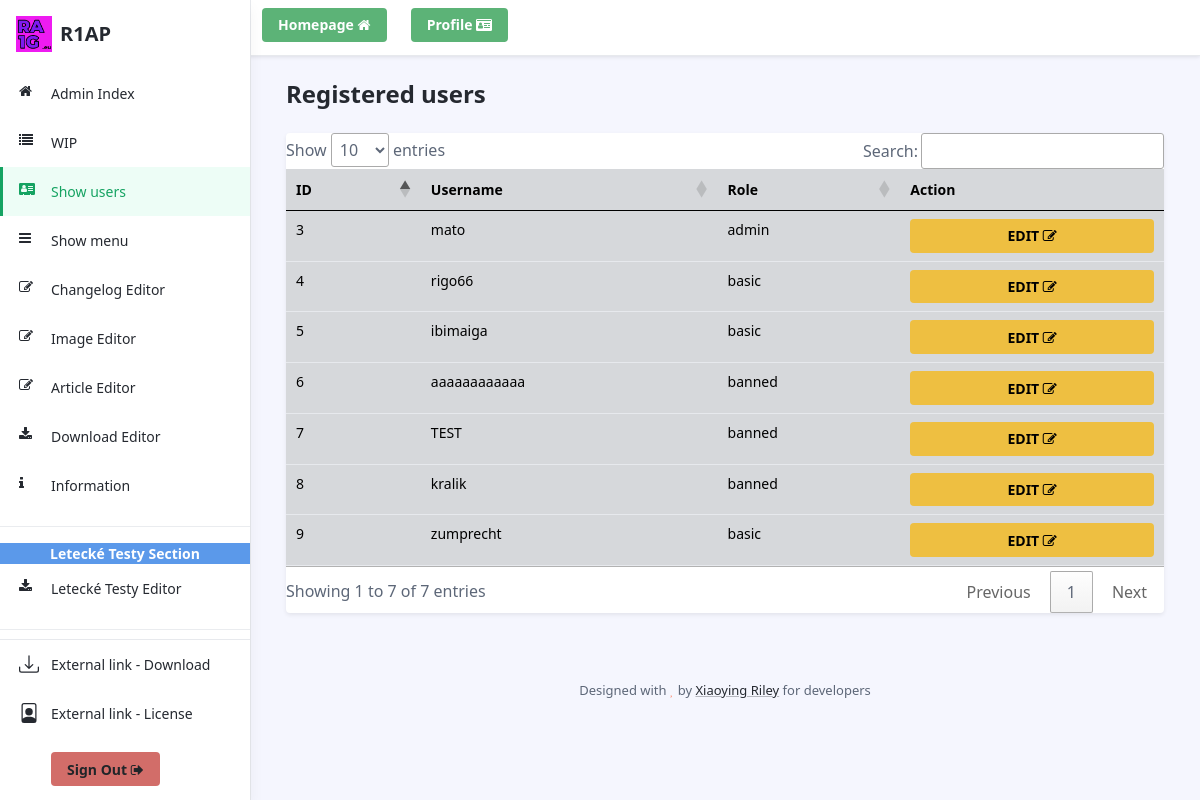
The app's page /adminpanel/userspage.php (signed in) with its own data.
### tables this page shows
CREATE TABLE `users` (
  `userid` int(11) NOT NULL,
  `username` varchar(20) NOT NULL,
  `password` varchar(254) NOT NULL,
  `email` varchar(150) NOT NULL,
  `role` varchar(20) DEFAULT NULL
);

### incl/adminconfig.php (called while the page is built, shortened)
<?php
function getUsers($conn)
{
    $sql = "SELECT userid, username, role FROM users";
    $stmt = $conn->prepare($sql);
    $stmt->execute();
    return $stmt->fetchAll(PDO::FETCH_ASSOC);
}

### adminpanel/userspage.php (the view, shortened to what this page needs)
<?php
include_once("adminheader.php");
require "../incl/adminconfig.php";
$conn = new PDO($dsn, $username, $password, $options);
$rs = getUsers($conn);
?>
<div class="app-wrapper">
    <div class="app-content pt-3 p-md-3 p-lg-4">
        <div class="container-xl">
            <div class="row g-3 mb-4 align-items-center justify-content-between">
                <div class="col-auto">
                    <h1 class="app-page-title mb-0">Registered users</h1>
                </div>
            </div>
            <div class="tab-content" id="orders-table-tab-content">
                <div class="tab-pane fade show active" id="orders-all" role="tabpanel" aria-labelledby="orders-all-tab">
                    <div class="app-card app-card-orders-table shadow-sm mb-5">
                        <div class="app-card-body">
                            <div class="table-responsive">
                                <table class="table table-secondary app-table-hover mb-0 text-left"
                                       id="rolechangetable">
                                    <thead>
                                    <tr>
                                        <th scope="col">ID</th>
                                        <th scope="col">Username</th>
                                        <th scope="col">Role</th>
                                        <th scope="col">Action</th>
                                    </tr>
                                    </thead>
                                    <tbody>
                                    <?php foreach ($rs as $resultuser): ?>
                                        <tr>
                                            <td><?php echo $resultuser['userid']; ?></td>
                                            <td><?= $resultuser['username']; ?></td>
                                            <td>
                                                <?php if ($resultuser['role'] === 'basic') {
                                                    echo 'basic';
                                                } ?>
                                                <?php if ($resultuser['role'] === 'admin') {
                                                    echo 'admin';
                                                } ?>
                                                <?php if ($resultuser['role'] === 'banned') {
                                                    echo 'banned';
                                                } ?>
                                            </td>
                                            <td>
                                                <a class="btn btn-warning modaledituser btn-block"
                                                   href="edituser_modal.php?editrole=<?php echo $resultuser['userid']; ?>">EDIT
                                                    <i
                                                            class="fa fa-edit"></i></a>
                                            </td>
                                        </tr>
                                    <?php endforeach; ?>
                                    </tbody>
                                </table>
                            </div>
                        </div>
                    </div>
                </div>
            </div>
        </div>
        <?php include_once("adminfooter.php"); ?>

### records on screen
users: userid "3", username "mato", role "admin"
users: userid "4", username "rigo66", role "basic"
users: userid "5", username "ibimaiga", role "basic"
users: userid "6", username "aaaaaaaaaaaa", role "banned"
users: userid "7", username "TEST", role "banned"
users: userid "8", username "kralik", role "banned"
users: userid "9", username "zumprecht", role "basic"
